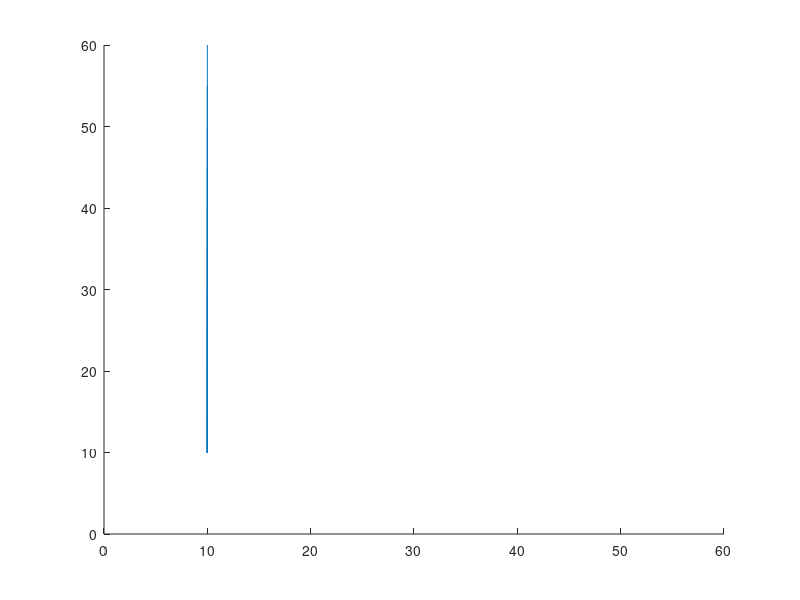

MATLAB code to generate this figure:
%{
for j=1:n
          plot_command
          M(j) = getframe;
       end
       movie(M)
%}

%{
x = 1:10
y = x .* x


for t = 1:10
    plot(x, y + t);
    xlim([0, 60])
    ylim([0, 60])
    pause(1)
end
%}

for t = 1:10
    xlim([0, 60])
    ylim([0, 60])
    line([10, 10], [10, 10 + 5*t])
    pause(1)
end






